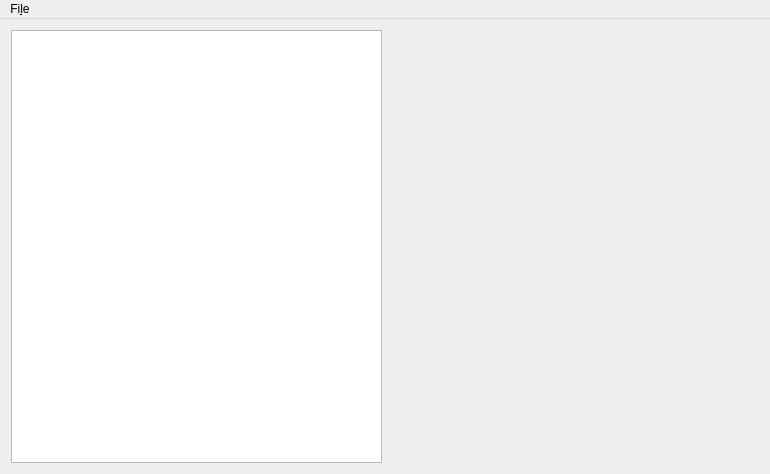
<?xml version="1.0" encoding="UTF-8"?>
<ui version="4.0">
 <class>MainWindow</class>
 <widget class="QMainWindow" name="MainWindow">
  <property name="geometry">
   <rect>
    <x>0</x>
    <y>0</y>
    <width>770</width>
    <height>474</height>
   </rect>
  </property>
  <property name="windowTitle">
   <string>3DNMMViewerDB</string>
  </property>
  <widget class="QWidget" name="centralWidget">
   <layout class="QHBoxLayout" name="horizontalLayout_2">
    <item>
     <layout class="QHBoxLayout" name="horizontalLayout">
      <item>
       <widget class="QTableView" name="tableView">
        <property name="sizePolicy">
         <sizepolicy hsizetype="Minimum" vsizetype="Expanding">
          <horstretch>0</horstretch>
          <verstretch>0</verstretch>
         </sizepolicy>
        </property>
        <property name="editTriggers">
         <set>QAbstractItemView::NoEditTriggers</set>
        </property>
        <property name="selectionMode">
         <enum>QAbstractItemView::SingleSelection</enum>
        </property>
        <property name="selectionBehavior">
         <enum>QAbstractItemView::SelectItems</enum>
        </property>
        <attribute name="horizontalHeaderVisible">
         <bool>true</bool>
        </attribute>
        <attribute name="verticalHeaderVisible">
         <bool>false</bool>
        </attribute>
       </widget>
      </item>
     </layout>
    </item>
    <item>
     <widget class="NMM3DPainter" name="widget" native="true"/>
    </item>
   </layout>
  </widget>
  <widget class="QMenuBar" name="menuBar">
   <property name="geometry">
    <rect>
     <x>0</x>
     <y>0</y>
     <width>770</width>
     <height>31</height>
    </rect>
   </property>
   <widget class="QMenu" name="menuFile">
    <property name="title">
     <string>Fi&amp;le</string>
    </property>
    <addaction name="actionOpen"/>
   </widget>
   <addaction name="menuFile"/>
  </widget>
  <action name="actionOpen">
   <property name="text">
    <string>&amp;Open</string>
   </property>
  </action>
  <action name="actionSave">
   <property name="text">
    <string>&amp;Save</string>
   </property>
  </action>
 </widget>
 <layoutdefault spacing="6" margin="11"/>
 <customwidgets>
  <customwidget>
   <class>NMM3DPainter</class>
   <extends>QWidget</extends>
   <header>nmm3dpainter.h</header>
   <container>1</container>
  </customwidget>
 </customwidgets>
 <resources/>
 <connections>
  <connection>
   <sender>actionOpen</sender>
   <signal>triggered()</signal>
   <receiver>MainWindow</receiver>
   <slot>loadDB()</slot>
   <hints>
    <hint type="sourcelabel">
     <x>-1</x>
     <y>-1</y>
    </hint>
    <hint type="destinationlabel">
     <x>384</x>
     <y>236</y>
    </hint>
   </hints>
  </connection>
  <connection>
   <sender>tableView</sender>
   <signal>clicked(QModelIndex)</signal>
   <receiver>MainWindow</receiver>
   <slot>sendSelection()</slot>
   <hints>
    <hint type="sourcelabel">
     <x>193</x>
     <y>247</y>
    </hint>
    <hint type="destinationlabel">
     <x>384</x>
     <y>236</y>
    </hint>
   </hints>
  </connection>
 </connections>
 <slots>
  <slot>loadDB()</slot>
  <slot>sendSelection()</slot>
 </slots>
</ui>
